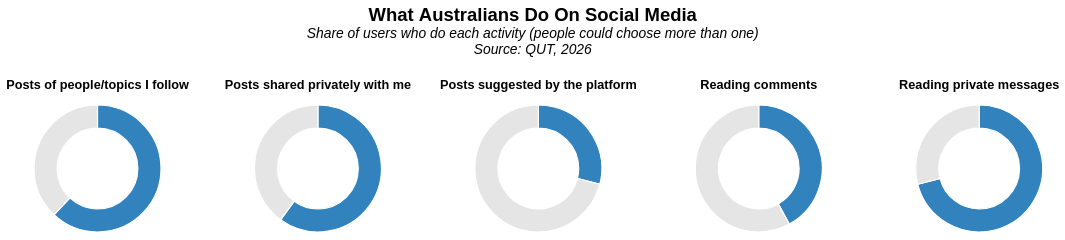

Specify this chart in Vega-Lite:
### Vega-Lite specification from a JSON file in a GitHub repository (floating-point values rounded to 4 significant figures)
{"$schema": "https://vega.github.io/schema/vega-lite/v5.json", "title": {"text": "What Australians Do On Social Media", "subtitle": ["Share of users who do each activity (people could choose more than one)", "Source: QUT, 2026"], "anchor": "middle", "fontSize": 16, "subtitleFontStyle": "italic", "dy": -15}, "description": "Share of social media users rating each feature important.", "data": {"values": [{"feature": "Reading private messages", "value": 71}, {"feature": "Posts of people/topics I follow", "value": 62}, {"feature": "Posts shared privately with me", "value": 60}, {"feature": "Reading comments", "value": 42}, {"feature": "Posts suggested by the platform", "value": 29}]}, "transform": [{"calculate": "[{'part': 'Used', 'val': datum.value, 'ord': 0}, {'part': 'Rest', 'val': 100 - datum.value, 'ord': 1}]", "as": "parts"}, {"flatten": ["parts"]}, {"calculate": "datum.parts.part", "as": "part"}, {"calculate": "datum.parts.val", "as": "val"}, {"calculate": "datum.parts.ord", "as": "ord"}], "facet": {"field": "feature", "type": "nominal", "header": {"title": null, "labelFontSize": 11, "labelFontWeight": "bold", "labelLimit": 180}}, "columns": 5, "spec": {"width": 45, "height": 110, "mark": {"type": "arc", "innerRadius": 35, "outerRadius": 55, "stroke": "#fff", "strokeWidth": 1}, "encoding": {"theta": {"field": "val", "type": "quantitative", "stack": true}, "order": {"field": "ord", "type": "quantitative"}, "color": {"field": "part", "type": "nominal", "scale": {"domain": ["Used", "Rest"], "range": ["#3182bd", "#e5e5e5"]}, "legend": null}, "tooltip": [{"field": "feature", "type": "nominal", "title": "Activity"}, {"field": "value", "type": "quantitative", "title": "% of Users"}]}}, "resolve": {"scale": {"color": "shared"}}, "config": {"view": {"stroke": null}}}
